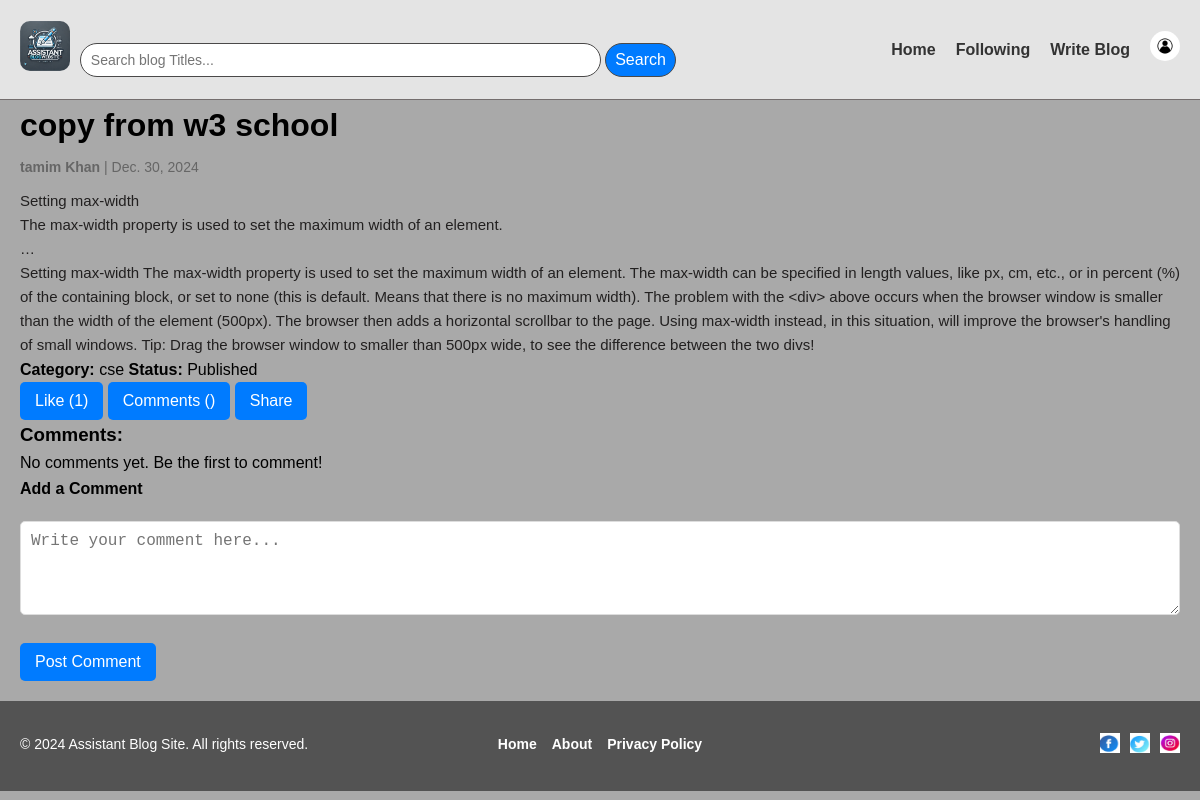
Page /blog/19/ on the committed database.
### sdpApp/models.py (models this page shows, shortened)
class Blog(models.Model):
    STATUS_CHOICES = [
        ('published', 'Published'),
        ('draft', 'Draft'),
        ('archived', 'Archived'),
    ]
    blog_id = models.AutoField(primary_key=True)
    user_id = models.ForeignKey(Users, on_delete=models.CASCADE)
    blog_title = models.TextField(default="")
    text = models.TextField(null=False,default="")
    image = models.ImageField(upload_to='blog_images/',null=True,blank=True)
    category_name = models.CharField(max_length=100, default="")
    date = models.DateField(null=False, default=date.today)  # Default to today's date
    time = models.TimeField(null=False, default=now)  # Automatically set the current time
    status = models.CharField(max_length=10, choices=STATUS_CHOICES, default='draft')

class Users(AbstractBaseUser, PermissionsMixin):
    user_id = models.AutoField(primary_key=True)
    email = models.EmailField(unique=True, null=False)
    first_name = models.CharField(max_length=255, null=False)
    last_name = models.CharField(max_length=255, null=False)
    address = models.ForeignKey(Address, on_delete=models.SET_NULL, null=True)
    is_active = models.BooleanField(default=True)
    is_staff = models.BooleanField(default=False)
    profile_picture = models.ImageField(upload_to='profile_pics/', null=True, blank=True)
    objects = CustomUserManager()
    USERNAME_FIELD = 'email'  # Email is used as the unique identifier
    REQUIRED_FIELDS = ['first_name', 'last_name']  # These fields are required when creating a superuser

### sdpApp/views.py (the view)
# urls.py: path('blog/<int:blog_id>/', views.blog_details, name='blog_details'),
def blog_details(request,blog_id):
    blog= get_object_or_404(Blog, pk=blog_id)
    user_liked=False
    like_count= Reaction.objects.filter(blog_id=blog, reaction_type='like').count()
    if request.user.is_authenticated:
        user_liked= Reaction.objects.filter(blog_id=blog, user_id= request.user, reaction_type='like').exists()
    comment_count = Comment.objects.filter(blog_id=blog).count()
    comments = Comment.objects.filter(blog_id=blog)
    return render(request, 'blog_details.html', {
        'blog': blog,
        'comments': comments,
        'like_count': like_count,
        'comment_count': comment_count,
        'user_liked' : user_liked,
    })

### sdpApp/templates/blog_details.html (shortened to what this page needs)
<!DOCTYPE html>
<html lang="en">
<head>
    {% load static %}
    <link rel="stylesheet" href="{% static 'style.css' %}">
</head>
<body>
    {% include 'fragments/header.html' %}
    <div class="container blog-container">
        <div class="blog-header">
            <h1>{{ blog.blog_title }}</h1>
            <div class="author-info">
                <p><a href="{% url 'user_profile' user_id=blog.user_id.user_id %}" class="no-style-link">
                    <strong>{{ blog.user_id.first_name }} {{ blog.user_id.last_name }}</strong>
                </a> | {{ blog.date }}</p>
            </div>
        </div>
        <div class="blog-content">
            <p>{{ blog.text|linebreaksbr }}</p>
            <a href="{% url 'blog_details' blog_id=blog.blog_id %}" class="no-style-link">{{blog.text}}</a>
        </div>
        <div class="blog-details">
            <div class="category-status">
                <span class="category"><strong>Category:</strong> {{ blog.category_name }}</span>
                <span class="status"><strong>Status:</strong> {{ blog.get_status_display }}</span>
            </div>
        </div>
        <div class="reaction-comments">
            <div class="reaction-section">
                <button class="btn like-button {% if user_liked %}liked{% endif %}" data-blog-id="{{ blog.blog_id }}">
                    Like ({{ like_count }})
                </button>
                <button class="btn comment-button" data-blog-id="{{ blog.blog_id }}">Comments ({{ blog.comment_count }})</button>
                <button class="btn share-button" data-blog-id="{{ blog.blog_id }}">Share</button>
            </div>
            <div class="comments-section">
                <h3>Comments:</h3>
                {% if comments %}
                    <ul class="comments-list">
                        {% for comment in comments %}
                            <li class="comment-item">
                                <strong>{{ comment.user_id.first_name }} {{ comment.user_id.last_name }}:</strong>
                                <p>{{ comment.comments }}</p>
                                <small>on {{ comment.date }} at {{ comment.time }}</small>
                            </li>
                        {% endfor %}
                    </ul>
                {% else %}
                    <p>No comments yet. Be the first to comment!</p>
                {% endif %}
            </div>
            <div class="comment-form">
                <h4>Add a Comment</h4>
                <form method="POST">
                    <div class="form-group">
                        <textarea name="comment" id="comment" rows="4" placeholder="Write your comment here..." required></textarea>
                    </div>
                    <button type="submit" class="btn">Post Comment</button>
                </form>
            </div>
        </div>
    </div>
    {% include 'fragments/footer.html' %}
</body>
</html>

### sdpApp/static/style.css (style rules this page uses)
* { margin: 0; padding: 0; box-sizing: border-box; }
body { font-family: Arial, sans-serif; background-color: #A9A9A9; color: #000000; line-height: 1.6; }
.container { max-width: 1200px; margin: 0 auto; padding: 0 20px; }
button, .btn { background: #007bff; color: white; border: none; padding: 10px 15px; border-radius: 5px; cursor: pointer; font-size: 16px; transition: background 0.2s ease; }
form { margin-top: 20px; }
.form-group { margin-bottom: 20px; text-align: left; }
.form-group input, .form-group select, form textarea { width: 100%; padding: 10px; border: 1px solid #ddd; border-radius: 5px; font-size: 16px; }
.blog-header p { margin: 5px 0; color: #666; font-size: 14px; }
.blog-content { margin-top: 10px; color: #222020; font-size: 15px; }
.blog-content p { overflow: hidden; text-overflow: ellipsis; display: -webkit-box; -webkit-line-clamp: 3; -webkit-box-orient: vertical; white-space: normal; }
.no-style-link { color: inherit; text-decoration: none; }

### rows in the picture
Blog: blog_title "copy from w3 school", user_id.first_name "tamim", user_id.last_name "Khan", date "Dec. 30, 2024", text "Setting max-width The max-width property is used to set the maximum width of an element.", text "Setting max-width The max-width property is used to set the maximum width of an element. The max-width can be specified in length values, like px, cm, etc., or in percent (%) of the containing block, or set to none (this is default. Means that there is no maximum width). The problem with the <div> above occurs when the browser window is smaller than the width of the element (500px). The browser then adds a horizontal scrollbar to the page. Using max-width instead, in this situation, will improve the browser's handling of small windows. Tip: Drag the browser window to smaller than 500px wide, to see the difference between the two divs!", category_name "cse", status "Published"

### other values in the picture
{{ like_count }} "1"
